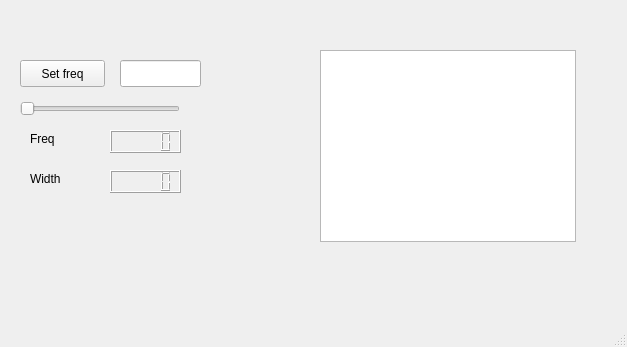
<?xml version="1.0" encoding="UTF-8"?>
<ui version="4.0">
 <class>MainWindow</class>
 <widget class="QMainWindow" name="MainWindow">
  <property name="geometry">
   <rect>
    <x>0</x>
    <y>0</y>
    <width>627</width>
    <height>347</height>
   </rect>
  </property>
  <property name="windowTitle">
   <string>Falownik</string>
  </property>
  <widget class="QWidget" name="centralwidget">
   <widget class="QLCDNumber" name="lcdNumber">
    <property name="geometry">
     <rect>
      <x>110</x>
      <y>130</y>
      <width>71</width>
      <height>23</height>
     </rect>
    </property>
   </widget>
   <widget class="QPushButton" name="pushButton">
    <property name="geometry">
     <rect>
      <x>20</x>
      <y>60</y>
      <width>85</width>
      <height>27</height>
     </rect>
    </property>
    <property name="text">
     <string>Set freq</string>
    </property>
   </widget>
   <widget class="QLineEdit" name="lineEdit">
    <property name="geometry">
     <rect>
      <x>120</x>
      <y>60</y>
      <width>81</width>
      <height>27</height>
     </rect>
    </property>
   </widget>
   <widget class="QSlider" name="horizontalSlider">
    <property name="geometry">
     <rect>
      <x>20</x>
      <y>100</y>
      <width>160</width>
      <height>18</height>
     </rect>
    </property>
    <property name="orientation">
     <enum>Qt::Horizontal</enum>
    </property>
   </widget>
   <widget class="QLabel" name="label">
    <property name="geometry">
     <rect>
      <x>30</x>
      <y>130</y>
      <width>71</width>
      <height>17</height>
     </rect>
    </property>
    <property name="text">
     <string>Freq</string>
    </property>
   </widget>
   <widget class="QGraphicsView" name="graphicsView">
    <property name="geometry">
     <rect>
      <x>320</x>
      <y>50</y>
      <width>256</width>
      <height>192</height>
     </rect>
    </property>
   </widget>
   <widget class="QLCDNumber" name="lcdNumber_2">
    <property name="geometry">
     <rect>
      <x>110</x>
      <y>170</y>
      <width>71</width>
      <height>23</height>
     </rect>
    </property>
   </widget>
   <widget class="QLabel" name="label_2">
    <property name="geometry">
     <rect>
      <x>30</x>
      <y>170</y>
      <width>71</width>
      <height>17</height>
     </rect>
    </property>
    <property name="text">
     <string>Width</string>
    </property>
   </widget>
  </widget>
  <widget class="QMenuBar" name="menubar">
   <property name="geometry">
    <rect>
     <x>0</x>
     <y>0</y>
     <width>627</width>
     <height>27</height>
    </rect>
   </property>
  </widget>
  <widget class="QStatusBar" name="statusbar"/>
 </widget>
 <resources/>
 <connections/>
</ui>
